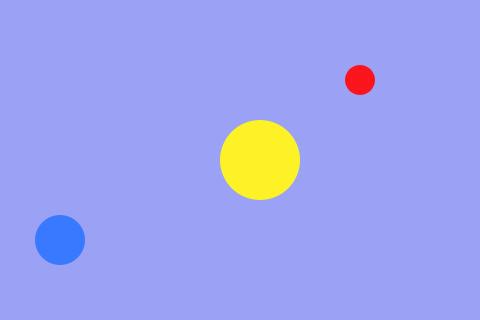
Frame 1 (no input)
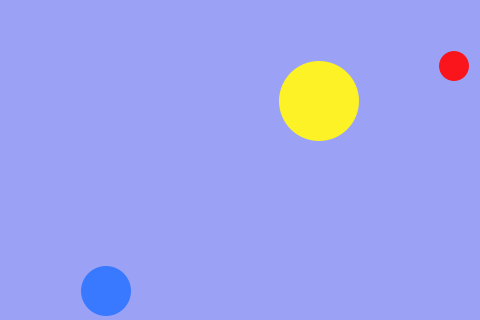
Frame 60 (the mouse pressed at the canvas centre just before this capture)
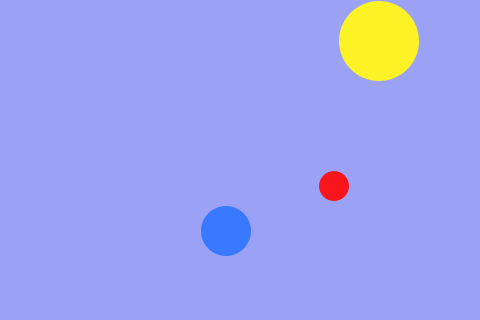
Frame 120 (the mouse held since frame 60 and released just before this capture)

The Processing sketch that drew these frames (run headless with seeded random() and noise(); from frame 60 on, the mouse is pressed at the canvas centre):

// Processing sketch: circulo2
// ── circulo2.pde
Circulo aro1,aro2,aro3;
color verde=#2BFA3A, rojo=#FA141C, azul=#3979FF, amarillo=#FCF226;
void setup() {
  size(480,320);
   surface.setResizable(true);
   
   aro1=new Circulo(260,160,1,-1,80,amarillo); //instanciar el objeto
   aro2=new Circulo(60,240,-2,1,50,azul); //instanciar el objeto
   aro3=new Circulo(360,80,2,-2,30,rojo); //instanciar el objeto
}

void draw() {
  background(#9ba2f6);
  aro1.mostrar();
  aro1.mover();
  aro2.mostrar();
  aro2.mover();
  aro3.mostrar();
  aro3.mover();
  
}
// ── Circulo.pde
class Circulo {
  //atributos
  int posX, posY, velX, velY, tam;
  color relleno;
  //constructor
  Circulo (int pX, int pY, int vX, int vY, int ta, color rell) {
    posX=pX;
    posY=pY;
    velX=vX;
    velY=vY;
    tam=ta;
    relleno=rell;
  }
  //métodos
  void mostrar() {
    fill(relleno);
    noStroke();
    ellipse(posX,posY,tam,tam);
  }
  void mover() {
    posX=posX+velX;
    posY=posY+velY;
    if (posX>=width-tam/2 || posX<=tam/2) {velX=-velX;}
    if (posY>=height-tam/2 || posY<=tam/2) {velY=-velY;}
  }
}
